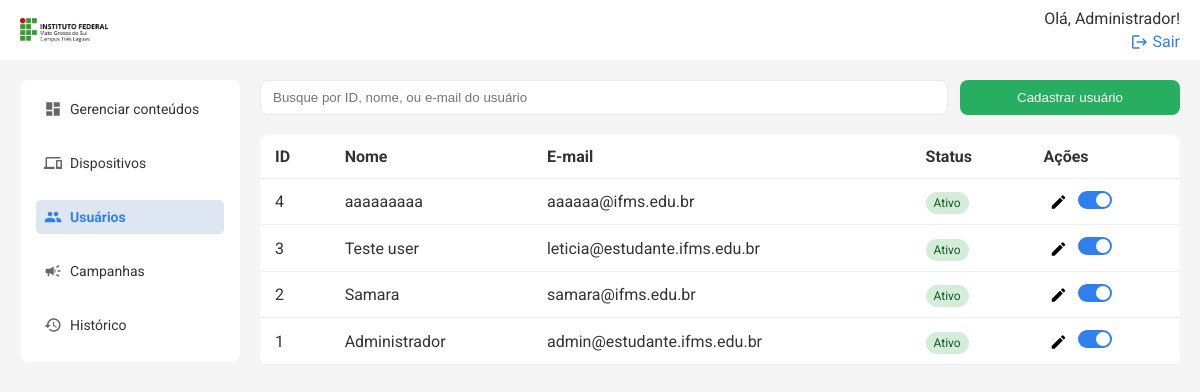
The page /api/users/list (signed in) on the database as committed earlier.
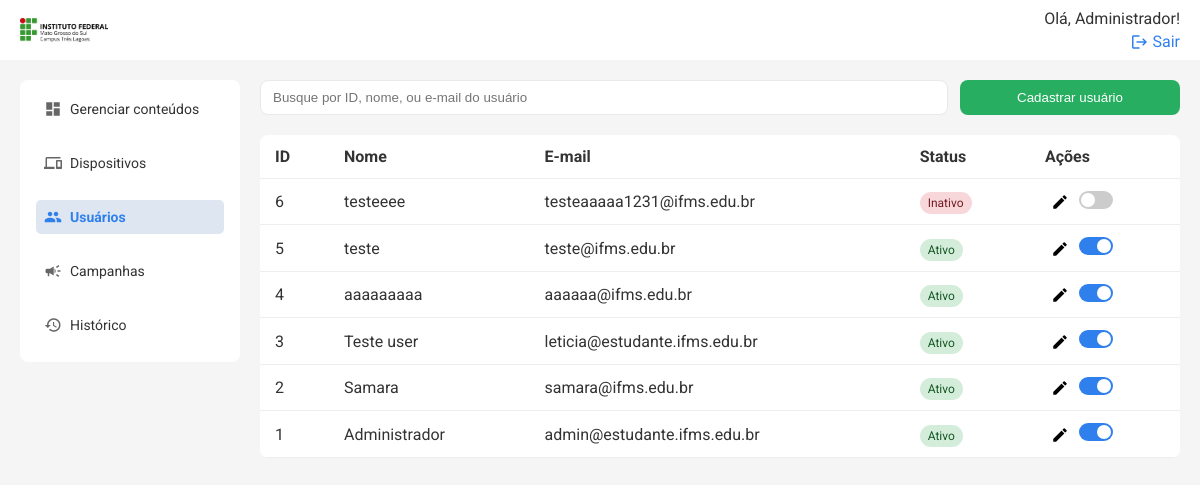
The same page on the database as committed later.
### models.py (models this page shows)
class User(db.Model):
    id = db.Column(db.Integer, primary_key=True)
    name = db.Column(db.String(50), nullable=False)
    email = db.Column(db.String(120), nullable=False, unique=True)
    status = db.Column(db.String(10), nullable=False, default='Ativo')
    senha = db.Column(db.String(100), nullable=False)
    logUser = db.relationship('Log', backref=db.backref('user'))
    is_admin = db.Column(db.Boolean, default=False)
    @property
    def is_active(self):
        return self.status == 'Ativo'

### routes/users.py (the view)
@users_bp.route('/list', methods=['GET'])
@login_required
@admin_required
def listar_usuarios():
    users = User.query.order_by(User.id.desc()).all()
    return render_template('usuarios.html', users=users, current_user_id=session.get('user_id'))

### templates/usuarios.html (shortened to what this page needs)
{% extends 'base.html' %} {% block title %}Usuários{% endblock %} {% block
content %}
<div class="search-cta">
    <input
        type="text"
        placeholder="Busque por ID, nome, ou e-mail do usuário"
        class="search"
        id="buscaUsuarios"
    />
    <button class="btn" onclick="openModal()">Cadastrar usuário</button>
</div>
<table class="table">
    <thead>
        <tr>
            <th>ID</th>
            <th>Nome</th>
            <th>E-mail</th>
            <th>Status</th>
            <th>Ações</th>
        </tr>
    </thead>
    <tbody id="userTableBody">
        {% for user in users %}
        <tr>
            <td>{{ user.id }}</td>
            <td>{{ user.name }}</td>
            <td>{{ user.email }}</td>
            <td>
                <span
                    class="status {{ 'ativo' if user.is_active else 'inativo' }}"
                >
                    {{ 'Ativo' if user.is_active else 'Inativo' }}
                </span>
            </td>
            <td>
                <button
                    class="edit"
                    title="Editar usuário"
                    onclick="editUser('{{ user.id }}')"
                >
                    <span class="material-icons">edit</span>
                </button>
                <label class="switch" title="Ativar/Inativar usuário">
                    <span class="slider"></span>
                </label>
            </td>
        </tr>
        {% endfor %}
    </tbody>
</table>
{% endblock %}

### templates/topo.html (shortened to what this page needs)
<header class="topbar">
    <a href="{{ url_for('conteudos.listar_conteudos') }}" class="logo-topo">
        <img
            src="{{ url_for('static', filename='images/logo-ifms-tl.png') }}"
            alt="IFMS Logo"
            style="height: 24px; vertical-align: middle; margin-right: 8px"
        />
    </a>
    <div class="profile">
        {% if session['user_name'] %}
        <span>Olá, {{ session['user_name'] }}!</span>
        <a href="{{ url_for('auth.logout') }}">
            <span class="material-icons">logout</span>
            Sair
        </a>
        {% else %}
        <a href="{{ url_for('auth.login_usuario') }}">Entrar</a>
        {% endif %}
    </div>
</header>

Rows that differ between the two databases and show on the page:
added User: id "6", name "testeeee", email "testeaaaaa1231@ifms.edu.br", status "Inativo"
added User: id "5", name "teste", email "teste@ifms.edu.br", status "Ativo"
